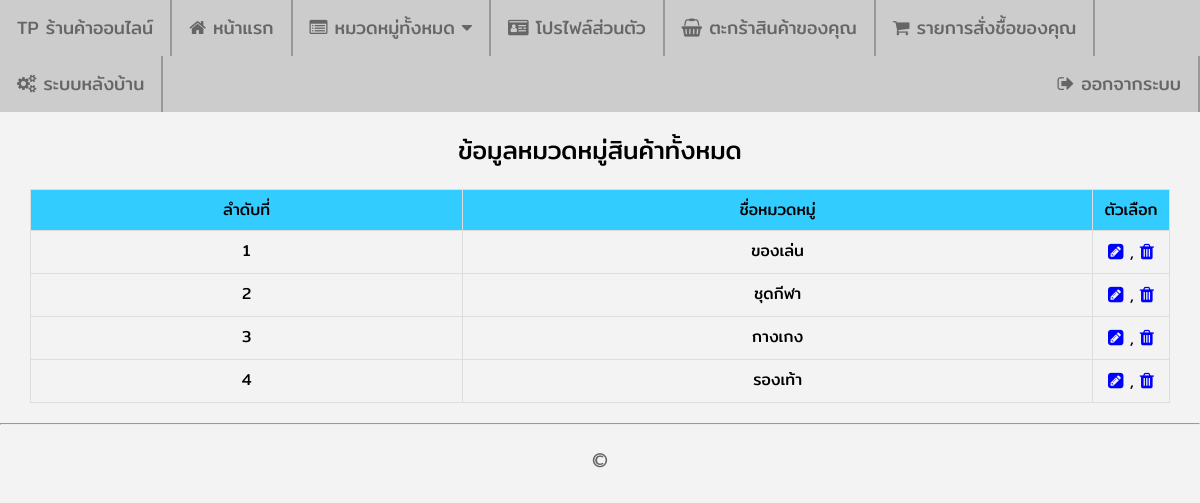
The page /shop_online/admin/category.php (signed in) on the database its author committed.
### tables this page shows
CREATE TABLE `shop_information` (
  `shop_information_id` int(5) NOT NULL,
  `shop_information_name` varchar(100) NOT NULL,
  `shop_information_email` varchar(100) NOT NULL,
  `shop_information_address` text NOT NULL,
  `shop_information_tel` varchar(10) NOT NULL,
  `shop_information_title` varchar(100) NOT NULL,
  `shop_information_logo` text NOT NULL
);

CREATE TABLE `category` (
  `category_id` int(10) NOT NULL,
  `category_num` int(6) NOT NULL,
  `category_name` varchar(100) NOT NULL
);

### shop_online/admin/category.php (the view, shortened to what this page needs)
<?php
    require_once('../connections/mysqli.php');
    $strSQL = "SELECT * FROM shop_information";
    $objQuery = mysqli_query($Connection,$strSQL);
    $objResult = mysqli_fetch_array($objQuery,MYSQLI_ASSOC);
    $strSQL2 = "SELECT * FROM category ORDER BY category_num ASC";
    $objQuery2 = mysqli_query($Connection,$strSQL2);
?>
<!DOCTYPE html>
<html lang="en">
<head>
  <link rel="stylesheet" href="https://cdnjs.cloudflare.com/ajax/libs/font-awesome/4.7.0/css/font-awesome.min.css">
  <link rel="stylesheet" type="text/css" href="../assets/css/body.css">
  <link rel="stylesheet" type="text/css" href="../assets/css/navigationbar.css">
  <link rel="stylesheet" type="text/css" href="../assets/css/shop.css">
</head>
<body>
  <?php include '../includes/navbar_admin.php';?>
  <div class="shop_div_10">
    <span class="shop_span_7_2">ข้อมูลหมวดหมู่สินค้าทั้งหมด</span>
    <table class="shop_table_1">
      <tr>
        <td bgcolor="#33CCFF">ลำดับที่</td>
        <td bgcolor="#33CCFF">ชื่อหมวดหมู่</td>
        <td bgcolor="#33CCFF" width="60px">ตัวเลือก</td>
      </tr>
      <?php
      while ($objResult2 = mysqli_fetch_array($objQuery2,MYSQLI_ASSOC)) {
      ?>
      <tr>
        <td valign="top"><?php echo $objResult2["category_num"];?></td>
        <td valign="top"><?php echo $objResult2["category_name"];?></td>
        <td valign="top"><a class="shop_a_3" href="category_edit.php?category_id=<?php echo $objResult2["category_id"];?>"><i class="fa fa-pencil-square"></i></a> , <a class="shop_a_3" href="JavaScript:if(confirm('คุณต้องการลบข้อมูลใช่หรือไม่')==true){window.location='category_delete.php?category_id=<?php echo $objResult2["category_id"];?>';}"><i class="fa fa-trash"></i></a></td>
      </tr>
      <?php
      }
      ?>
    </table>
  </div>
  <hr>
  <?php include '../includes/footer.php';?>
</body>
</html>

### shop_online/includes/navbar_admin.php (shortened to what this page needs)
<ul>
  <li><a><?php echo $objResult['shop_information_name']; ?></a></li>
  <li><a href="../index.php"><i class="fa fa-home"></i> หน้าแรก</a></li>
  <li class="dropdown">
    <a href="javascript:void(0)" class="dropbtn"><i class="fa fa-list-alt"></i> หมวดหมู่ทั้งหมด <i class="fa fa-caret-down"></i></a>
  </li>
  <?php
  if ($_SESSION != NULL) {
  ?>
  <li><a href="../profile.php"><i class="fa fa-id-card"></i> โปรไฟล์ส่วนตัว</a></li>
  <li><a href="../basket.php"><i class="fa fa-shopping-basket"></i> ตะกร้าสินค้าของคุณ</a></li>
  <li><a href="../order.php"><i class="fa fa-shopping-cart"></i> รายการสั่งชื้อของคุณ</a></li>
  <?php
  if ($_SESSION['member_level'] == "admin") {
  ?>
  <li><a href="index.php"><i class="fa fa-cogs"></i> ระบบหลังบ้าน</a></li>
  <?php
  }
  ?>
  <li style="float:right"><a href="../logout.php"><i class="fa fa-sign-out"></i> ออกจากระบบ</a></li>
  <?php
  }
  ?>
</ul>

### shop_online/assets/css/body.css (style rules this page uses)
body { font-family: mitrregular; background-color: #f3f3f3; margin-left: 0px; margin-top: 0px; margin-right: 0px; margin-bottom: 0px; }

### shop_online/assets/css/navigationbar.css (style rules this page uses)
ul { list-style-type: none; margin: 0; padding: 0; overflow: hidden; background-color: #CCC; }
li { float: left; border-right: 2px solid #999; }
li a { display: block; color: #666; text-align: center; padding: 15px 17px; text-decoration: none; font-size: 18px; }
li.dropdown { display: inline-block; }

### shop_online/assets/css/shop.css (style rules this page uses)
div.shop_div_10 { display: block; margin: auto; margin-top: 20px; margin-bottom: 20px; width: 95%; text-align: center; }
span.shop_span_7_2 { display: block; color: #000; font-size: 25px; margin-bottom: 20px; }
a.shop_a_3:link, a.shop_a_3:visited, a.shop_a_3:hover, a.shop_a_3:active { color: #0000FF; text-decoration: none; font-size: 18px; }
table.shop_table_1 { border-collapse: collapse; width: 100%; text-align: center; }
table.shop_table_1 tr, table.shop_table_1 td { border: 1px solid #ddd; padding: 8px; font-size: 16px; }

### rows shown on the page
shop_information: shop_information_name "TP ร้านค้าออนไลน์"
category: category_num "1", category_name "ของเล่น"
category: category_num "2", category_name "ชุดกีฬา"
category: category_num "3", category_name "กางเกง"
category: category_num "4", category_name "รองเท้า"
